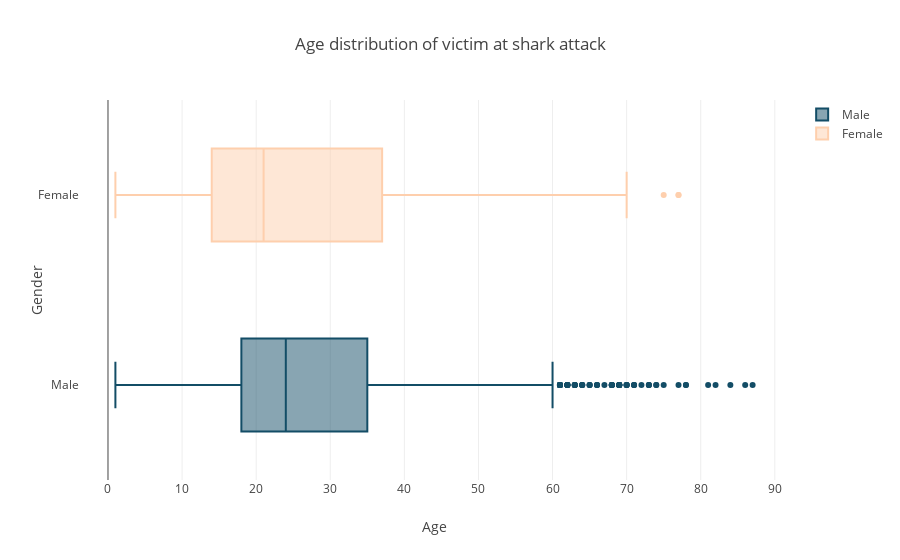

The code cell stored with this chart in its notebook:
### Code cell
trace0 = go.Box(x=male, name='Male', marker = dict(
        color = dark_blue
    ))
trace1 = go.Box(x=female, name='Female', marker = dict(
        color = pink
    ))
data = [trace0, trace1]

layout = go.Layout(title = 'Age distribution of victim at shark attack',
    yaxis=dict(
        title='Gender',
        zeroline=False
    ), xaxis=dict(title='Age')
)

fig = go.Figure(data=data, layout=layout)
iplot(fig, filename = "Sharks barplot")

### Figure 1 — Plotly figure (JSON) as saved in the notebook; plotly's stock layout.template omitted (floating-point values rounded to 4 significant figures; data arrays with more than 128 entries replaced by an {"elided": "..."} marker saying what was removed)
{"data": [{"marker": {"color": "rgb(19, 77, 102)"}, "name": "Male", "type": "box", "uid": "c1970ed2-499c-43ce-b6e6-aa7bd82b6192", "x": {"elided": "4548 str values"}}, {"marker": {"color": "rgb(254, 207, 173)"}, "name": "Female", "type": "box", "uid": "244ac5e9-14f8-4e60-bac7-74ff07838b5c", "x": {"elided": "610 str values"}}], "layout": {"title": {"text": "Age distribution of victim at shark attack"}, "xaxis": {"title": {"text": "Age"}}, "yaxis": {"title": {"text": "Gender"}, "zeroline": false}}}
